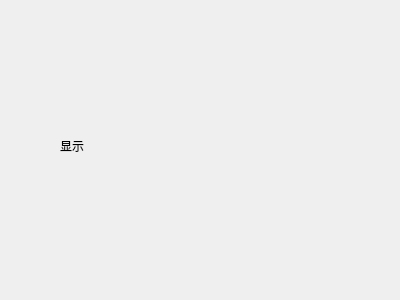
<?xml version="1.0" encoding="UTF-8"?>
<ui version="4.0">
 <class>inquiry_studentinfo_show</class>
 <widget class="QDialog" name="inquiry_studentinfo_show">
  <property name="geometry">
   <rect>
    <x>0</x>
    <y>0</y>
    <width>400</width>
    <height>300</height>
   </rect>
  </property>
  <property name="windowTitle">
   <string>Dialog</string>
  </property>
  <widget class="QLabel" name="label">
   <property name="geometry">
    <rect>
     <x>60</x>
     <y>60</y>
     <width>261</width>
     <height>171</height>
    </rect>
   </property>
   <property name="text">
    <string>显示</string>
   </property>
  </widget>
 </widget>
 <resources/>
 <connections/>
</ui>
